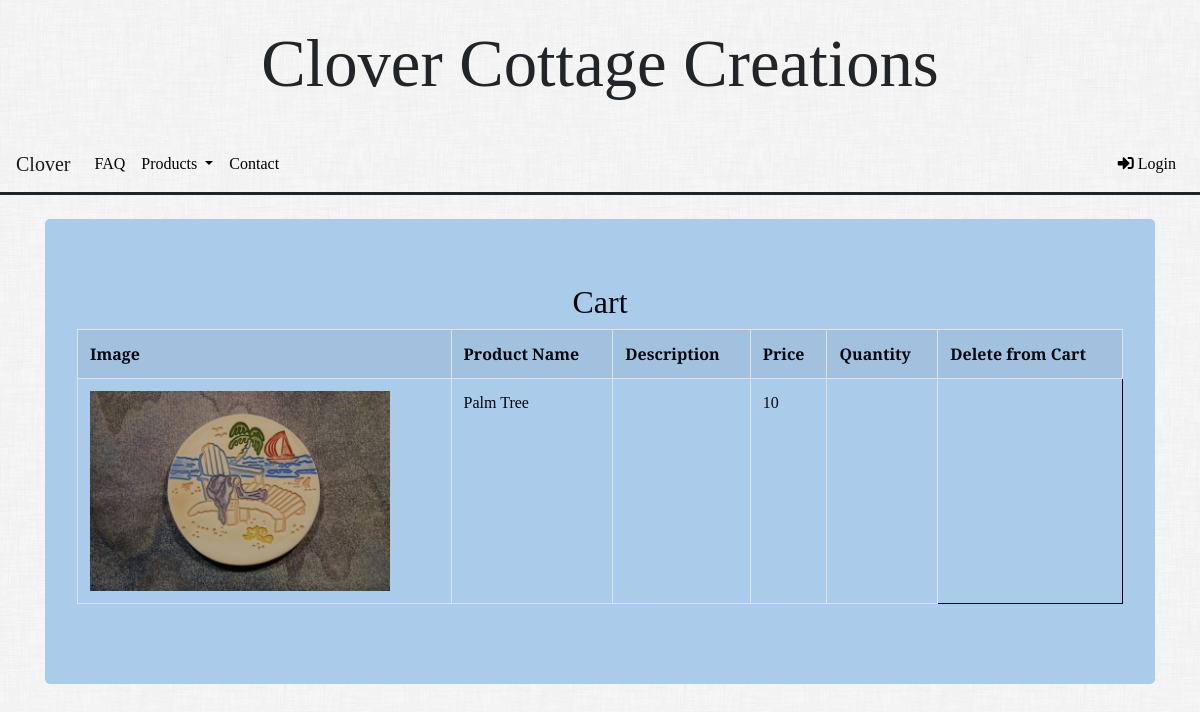
Screenshot of /view-cart.php?ProductID=3 with the database file from the repository.
### tables this page shows
CREATE TABLE IF NOT EXISTS `Products` (
  `productID` INT NOT NULL,
  `ProductName` VARCHAR(255) NOT NULL,
  `description` VARCHAR(255) NOT NULL,
  `categoryID` INT NOT NULL,
  `Product_UnitPrice` INT NOT NULL,
  `unitsInStock` INT NOT NULL,
  `ProductPicture` VARCHAR(255) NOT NULL,
  PRIMARY KEY (`productID`),
  INDEX `categoryID_idx` (`categoryID` ASC),
  CONSTRAINT `categoryID`
    FOREIGN KEY (`categoryID`)
    REFERENCES `Category` (`CategoryID`)
    ON DELETE NO ACTION
    ON UPDATE NO ACTION);

### view-cart.php (the view, shortened to what this page needs)
<?php
include('db-connect.php');
$productID=$_GET["ProductID"];
$sql= "SELECT * FROM Products WHERE ProductID= '$productID'";
    $results = mysqli_query($db, $sql);
?>
<!DOCTYPE html>
<html lang="en">
<?php
require_once("header.php");
?>
<body style="background-image: url(/photos/dust_scratches.png)" class="body-font">
    <header class="bg-light " style="background-image: url(/photos/dust_scratches.png)">
        <div class="container " style="text-align:center;">
            <br>
            <h1 class="header-large">Clover Cottage Creations</h1>
            <br>
        </div>
    </header>
    <?php
    if(isset($_SESSION['Email'])){
    require_once("logout-header.php");
    }else{
    require_once("login-header.php");
    }
    ?>
    <br>
    <main>
        <div class="container">
            <div class="jumbotron jumbotron-tax" style="background-color:#abcbea; color:#04080F; ">
                <h2 align="center">Cart</h2>
                <table class="table table-striped table-bordered" style="border-color:black;">
                    <tr>
                        <th>Image</th>
                        <th>Product Name</th>
                        <th>Description</th>
                        <th>Price </th>
                        <th>Quantity</th>
                        <th>Delete from Cart</th>
                    </tr>
                    <?php
                    if($results<=1)
                    {
                        while($row = mysqli_fetch_array($results))
                         {
                            echo "<tr>";
                               echo '<td >' . '<img src="'.   $row["ProductPicture"] . '" height=200 width=300>'. '</td>';
                               echo "<td>" . $row["ProductName"] . "</td>";
                              echo "<td>" . $row["Description"] . "</td>";
                              echo "<td>" . $row["Product_UnitPrice"] . "</td>";
                              echo "<td>" . $row["UnitsInStock"] . '</td>';
                               echo "</tr>";
                         }
                                                     echo "</table>";
                    }else
                    {
                        echo "No product exists";
                    }
               ?>
            </div>
        </div>
    </main>
</body>
</html>

### capstone.css (style rules this page uses)
.header-large { font-size: 50pt; }
.jumbotron-tax { background-color:#abcbea; color:#04080F; }
.body-font { font-family: 'Arvo', serif; }

### rows the page displays
products: ProductPicture (picture), ProductName "Palm Tree", Product_UnitPrice "10"
